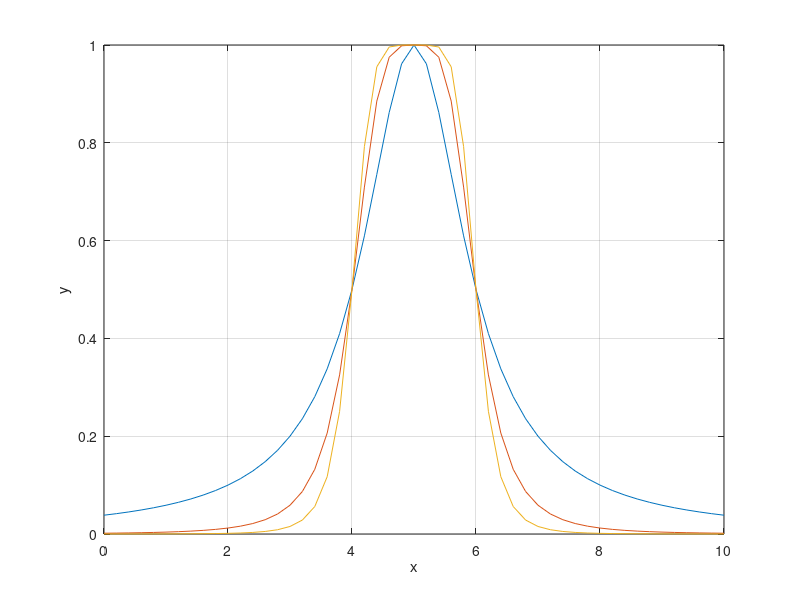

MATLAB code to generate this figure:
%{
% УЗАГАЛЬНЕНА ДЗВОНОПОДІБНА ФУНКЦІЯ - ВПЛИВ ПАРАМЕТРА КРУТИЗНИ
% =============================================================
% Призначення: Демонстрація впливу параметра 'b' (slope) на форму
% узагальненої дзвоноподібної функції належності
%
% Формула: μ(x) = 1 / (1 + |((x-c)/a)|^(2b))
%
% Параметри gbellmf: [a, b, c]
%   a - ширина дзвона
%   b - крутизна схилів (чим більше b, тим крутіші схили)
%   c - центр функції
%
% У цьому прикладі:
%   - Параметр 'a' = 1 (фіксована ширина)
%   - Параметр 'b' змінюється (1, 2, 3) - показує зміну крутизни
%   - Параметр 'c' = 5 (фіксований центр)
%
% Висновок: Збільшення 'b' робить схили більш крутими, функція
% стає більш подібною до трапецієподібної з чіткими переходами.
% При b→∞ функція наближається до прямокутної форми.
%
% Застосування: Моделювання "м'яких" (малі b) або "жорстких" 
% (великі b) меж між нечіткими множинами
%}

% Створення вектора значень x від 0 до 10 з кроком 0.2
x = (0:0.2:10);

% Обчислення функції з плавними схилами (b=1)
y1 = gbellmf(x, [1 1 5]);

% Обчислення функції з більш крутими схилами (b=2)
y2 = gbellmf(x, [1 2 5]);

% Обчислення функції з найкрутішими схилами (b=3)
y3 = gbellmf(x, [1 3 5]);

% Побудова всіх трьох кривих для порівняння крутизни
plot (x, y1, x, y2, x, y3);

% Додавання сітки для аналізу форми переходів
grid

% Підпис вертикальної осі (ступінь належності)
ylabel('y')

% Підпис горизонтальної осі (значення параметра)
xlabel('x')
